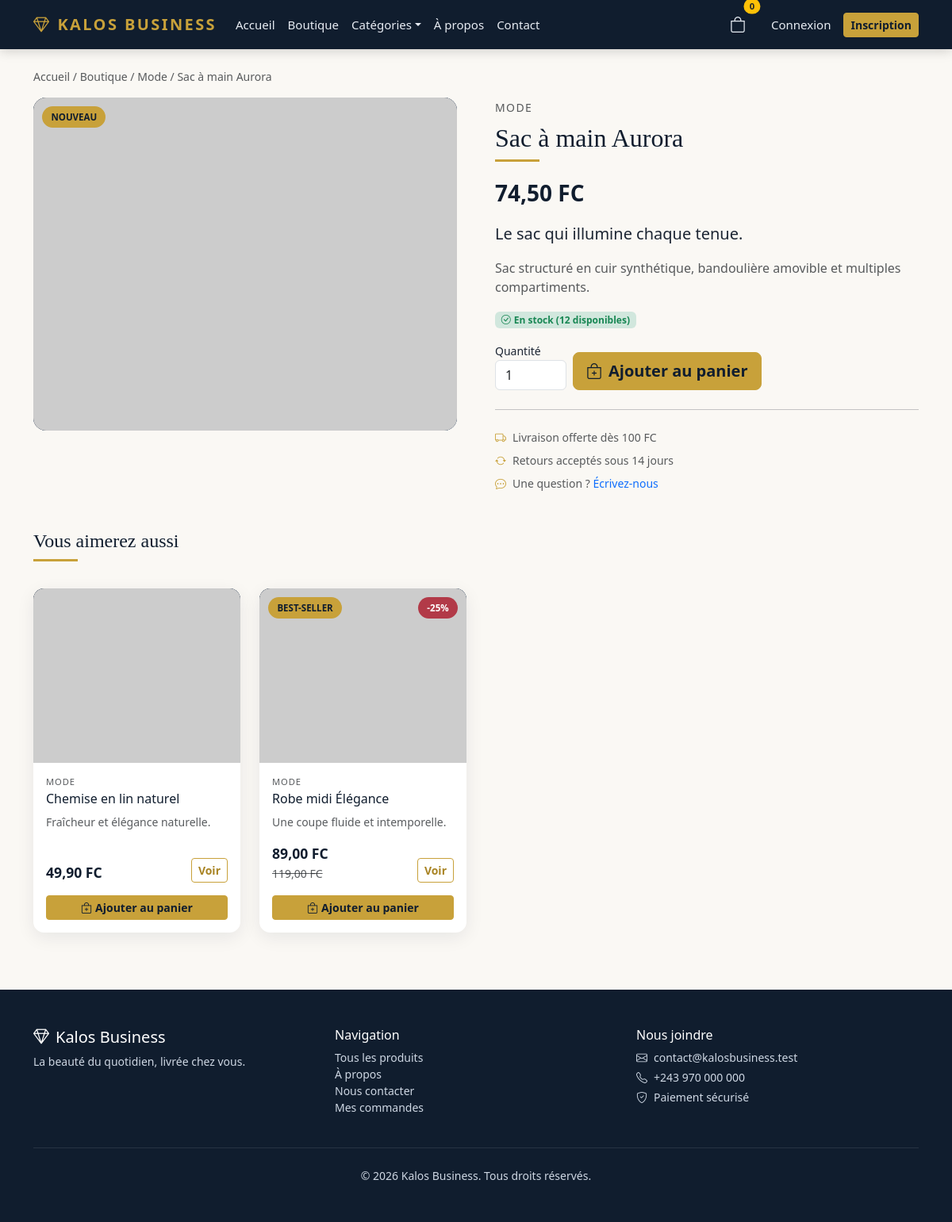
/produit/sac-a-main-aurora/, run on the app's committed database.
### boutique/models.py (models this page shows, shortened)
class Setting(models.Model):
    key = models.CharField(max_length=64, unique=True)
    value = models.TextField(blank=True)
    updated_at = models.DateTimeField('Modifiée le', auto_now=True)
    class Meta:
        verbose_name = 'Paramètre'
        verbose_name_plural = 'Paramètres'

class Product(models.Model):
    BADGE_CHOICES = [
        ('', 'Aucun'),
        ('new', 'Nouveau'),
        ('sale', 'Promotion'),
        ('hit', 'Best-seller'),
    ]
    category = models.ForeignKey(
        Category, verbose_name='Catégorie', on_delete=models.PROTECT, related_name='products'
    )
    name = models.CharField('Nom', max_length=180)
    slug = models.SlugField('Slug', max_length=200, unique=True, blank=True)
    short_description = models.CharField('Description courte', max_length=255, blank=True)
    description = models.TextField('Description détaillée', blank=True)
    price = models.DecimalField(
        'Prix', max_digits=10, decimal_places=2, validators=[MinValueValidator(Decimal('0.01'))]
    )
    old_price = models.DecimalField(
        'Ancien prix', max_digits=10, decimal_places=2, null=True, blank=True
    )
    stock = models.PositiveIntegerField('Stock', default=0)
    image_url = models.URLField('URL de l’image', max_length=500, blank=True)
    badge = models.CharField('Badge', max_length=10, choices=BADGE_CHOICES, blank=True)
    is_active = models.BooleanField('Visible', default=True)
    is_featured = models.BooleanField('À la une', default=False)
    created_at = models.DateTimeField('Créé le', auto_now_add=True)
    updated_at = models.DateTimeField('Modifié le', auto_now=True)
    class Meta:
        verbose_name = 'Produit'
        verbose_name_plural = 'Produits'
        ordering = ['-created_at']
        indexes = [models.Index(fields=['is_active', 'is_featured'])]
    def get_absolute_url(self):
        return reverse('product_detail', args=[self.slug])
    @property
    def in_stock(self):
        return self.stock > 0
    @property
    def discount_percent(self):
        if self.old_price and self.old_price > self.price:
            return int(((self.old_price - self.price) / self.old_price) * 100)
        return 0

class Category(models.Model):
    name = models.CharField('Nom', max_length=120, unique=True)
    slug = models.SlugField('Slug', max_length=140, unique=True, blank=True)
    description = models.TextField('Description', blank=True)
    icon = models.CharField('Icône', max_length=32, default='✨', help_text='Emoji affiché sur la carte catégorie.')
    is_active = models.BooleanField('Active', default=True)
    created_at = models.DateTimeField('Créée le', auto_now_add=True)
    class Meta:
        verbose_name = 'Catégorie'
        verbose_name_plural = 'Catégories'
        ordering = ['name']

### boutique/views.py (the view)
# urls.py: path('produit/<slug:slug>/', views.product_detail, name='product_detail'),
def product_detail(request, slug):
    product = get_object_or_404(Product, slug=slug, is_active=True)
    related = Product.objects.filter(
        is_active=True, category=product.category
    ).exclude(pk=product.pk).select_related('category')[:4]
    return render(
        request,
        'boutique/product_detail.html',
        {'product': product, 'related': related},
    )

### boutique/templates/boutique/product_detail.html (shortened to what this page needs)
{% extends 'boutique/base.html' %}
{% block content %}
<div class="container">
  <nav aria-label="fil d'Ariane" class="small text-muted mb-3">
    <a href="{% url 'home' %}" class="text-decoration-none text-muted">Accueil</a> /
    <a href="{% url 'catalog' %}" class="text-decoration-none text-muted">Boutique</a> /
    <a href="{% url 'catalog' %}?categorie={{ product.category.slug }}" class="text-decoration-none text-muted">{{ product.category.name }}</a> /
    {{ product.name }}
  </nav>
  <div class="row g-5">
    <div class="col-lg-6">
      <div class="product-image rounded" style="height:420px; border-radius:1rem !important;">
        <div class="product-placeholder"><span>{{ product.name|first|upper }}</span></div>
        {% if product.image_url %}
          <img src="{{ product.image_url }}" alt="{{ product.name }}" onerror="this.style.display='none'">
        {% endif %}
        {% if product.badge %}<span class="badge-kalos">{{ product.get_badge_display }}</span>{% endif %}
      </div>
    </div>
    <div class="col-lg-6">
      <small class="text-uppercase text-muted" style="letter-spacing:.1em;">{{ product.category.name }}</small>
      <h1 class="section-title h2 mt-2">{{ product.name }}</h1>
      <div class="mb-3">
        <span class="price-kalos fs-3">{{ product.price }} {{ kalos_currency }}</span>
      </div>
      <p class="lead small">{{ product.short_description }}</p>
      <p class="text-muted">{{ product.description|default:"Un produit soigneusement sélectionné pour vous." }}</p>
      <div class="mb-3">
        {% if product.in_stock %}
          <span class="badge bg-success-subtle text-success"><i class="bi bi-check-circle me-1"></i>En stock ({{ product.stock }} disponibles)</span>
        {% else %}
          <span class="badge bg-danger-subtle text-danger"><i class="bi bi-x-circle me-1"></i>Rupture de stock</span>
        {% endif %}
      </div>
      {% if product.in_stock %}
        <form method="post" action="{% url 'cart_add' %}" class="row g-2 align-items-center">
          <div class="col-auto">
            <label for="qty" class="form-label small mb-0">Quantité</label>
            <input type="number" class="form-control" id="qty" name="quantity" value="1" min="1" max="{{ product.stock }}" style="width:90px;">
          </div>
          <div class="col-auto align-self-end">
            <button type="submit" class="btn btn-kalos btn-lg"><i class="bi bi-bag-plus me-2"></i>Ajouter au panier</button>
          </div>
        </form>
      {% else %}
        <button class="btn btn-secondary btn-lg" disabled>Indisponible</button>
      {% endif %}
      <hr class="my-4">
      <ul class="list-unstyled small text-muted mb-0">
        <li class="mb-2"><i class="bi bi-truck me-2" style="color:#c8a13a;"></i>Livraison offerte dès 100 {{ kalos_currency }}</li>
        <li class="mb-2"><i class="bi bi-arrow-repeat me-2" style="color:#c8a13a;"></i>Retours acceptés sous 14 jours</li>
        <li><i class="bi bi-chat-dots me-2" style="color:#c8a13a;"></i>Une question ? <a href="{% url 'contact' %}" class="text-decoration-none">Écrivez-nous</a></li>
      </ul>
    </div>
  </div>
  {% if related %}
    <section class="mt-5">
      <h2 class="section-title h4 mb-4">Vous aimerez aussi</h2>
      <div class="row g-4">
        {% for item in related %}
          <div class="col-6 col-md-4 col-lg-3">{% include 'boutique/_product_card.html' with product=item %}</div>
        {% endfor %}
      </div>
    </section>
  {% endif %}
</div>
{% endblock %}

### boutique/templates/boutique/base.html (shortened to what this page needs)
{% load static %}
<!doctype html>
<html lang="fr">
<head>
  <link href="https://cdn.jsdelivr.net/npm/bootstrap@5.3.3/dist/css/bootstrap.min.css" rel="stylesheet">
  <link href="https://cdn.jsdelivr.net/npm/bootstrap-icons@1.11.3/font/bootstrap-icons.min.css" rel="stylesheet">
  <link rel="stylesheet" href="{% static 'kalos.css' %}">
</head>
<body>
<nav class="navbar navbar-expand-lg kalos-navbar sticky-top">
  <div class="container">
    <a class="navbar-brand" href="{% url 'home' %}"><i class="bi bi-gem me-2"></i>{{ kalos_name }}</a>
    <div class="collapse navbar-collapse" id="kalosNav">
      <ul class="navbar-nav me-auto mb-2 mb-lg-0">
        <li class="nav-item"><a class="nav-link" href="{% url 'home' %}">Accueil</a></li>
        <li class="nav-item"><a class="nav-link" href="{% url 'catalog' %}">Boutique</a></li>
        {% if nav_categories %}
          <li class="nav-item dropdown">
            <a class="nav-link dropdown-toggle" href="#" role="button" data-bs-toggle="dropdown">Catégories</a>
          </li>
        {% endif %}
        <li class="nav-item"><a class="nav-link" href="{% url 'about' %}">À propos</a></li>
        <li class="nav-item"><a class="nav-link" href="{% url 'contact' %}">Contact</a></li>
      </ul>
      <ul class="navbar-nav ms-auto align-items-lg-center">
        <li class="nav-item me-lg-3">
          <a class="nav-link position-relative" href="{% url 'cart' %}">
            <i class="bi bi-bag fs-5"></i>
            <span class="position-absolute top-0 start-100 translate-middle badge rounded-pill bg-warning text-dark">
              {{ cart.count|default:0 }}
            </span>
          </a>
        </li>
        {% if user.is_authenticated %}
          {% if user.is_staff %}
            <li class="nav-item me-lg-2">
              <a class="nav-link text-warning fw-semibold" href="{% url 'dashboard' %}">
                <i class="bi bi-speedometer2 me-1"></i>Administration
              </a>
            </li>
          {% endif %}
          <li class="nav-item dropdown">
            <a class="nav-link dropdown-toggle" href="#" role="button" data-bs-toggle="dropdown">
              <i class="bi bi-person-circle me-1"></i>{{ user.username }}
              {% if user.is_staff %}<span class="badge bg-warning text-dark ms-1">Admin</span>{% endif %}
            </a>
            <ul class="dropdown-menu dropdown-menu-dark dropdown-menu-lg-end">
              {% if user.is_staff %}
                <li><a class="dropdown-item" href="{% url 'dashboard' %}"><i class="bi bi-speedometer2 me-2"></i>Tableau de bord</a></li>
                <li><a class="dropdown-item" href="/admin/"><i class="bi bi-gear me-2"></i>Interface Django (superuser)</a></li>
                <li><hr class="dropdown-divider"></li>
              {% endif %}
              <li><a class="dropdown-item" href="{% url 'my_orders' %}"><i class="bi bi-box-seam me-2"></i>Mes commandes</a></li>
              <li><a class="dropdown-item" href="{% url 'contact' %}"><i class="bi bi-envelope me-2"></i>Messagerie</a></li>
              <li><hr class="dropdown-divider"></li>
              <li>
                <form method="post" action="{% url 'logout' %}">
                  {% csrf_token %}
                  <button type="submit" class="dropdown-item"><i class="bi bi-box-arrow-right me-2"></i>Déconnexion</button>
                </form>
              </li>
            </ul>
          </li>
        {% else %}
          <li class="nav-item"><a class="nav-link" href="{% url 'login' %}">Connexion</a></li>
          <li class="nav-item"><a class="btn btn-kalos btn-sm ms-lg-2" href="{% url 'register' %}">Inscription</a></li>
        {% endif %}
      </ul>
    </div>
  </div>
</nav>
<main class="py-4">
  {% block content %}{% endblock %}
</main>
<footer class="kalos-footer mt-5 py-5">
  <div class="container">
    <div class="row gy-4">
      <div class="col-md-4">
        <h5 class="text-white"><i class="bi bi-gem me-2"></i>{{ kalos_name }}</h5>
        <p class="small">{{ kalos_tagline }}</p>
      </div>
      <div class="col-md-4">
        <h6 class="text-white">Navigation</h6>
        <ul class="list-unstyled small">
          <li><a href="{% url 'catalog' %}">Tous les produits</a></li>
          <li><a href="{% url 'about' %}">À propos</a></li>
          <li><a href="{% url 'contact' %}">Nous contacter</a></li>
          <li><a href="{% url 'my_orders' %}">Mes commandes</a></li>
        </ul>
      </div>
      <div class="col-md-4">
        <h6 class="text-white">Nous joindre</h6>
        <p class="small mb-1"><i class="bi bi-envelope me-2"></i>{{ kalos_contact_email }}</p>
        <p class="small mb-1"><i class="bi bi-telephone me-2"></i>{{ kalos_contact_phone }}</p>
        <p class="small"><i class="bi bi-shield-check me-2"></i>Paiement sécurisé</p>
      </div>
    </div>
    <hr class="border-secondary my-4">
    <p class="small text-center mb-0">© {% now "Y" %} {{ kalos_name }}. Tous droits réservés.</p>
  </div>
</footer>
</body>
</html>

### boutique/templates/boutique/_product_card.html (shortened to what this page needs)
<div class="card product-card h-100">
  <div class="product-image">
    <div class="product-placeholder"><span>{{ product.name|first|upper }}</span></div>
    {% if product.image_url %}
      <img src="{{ product.image_url }}" alt="{{ product.name }}" loading="lazy" onerror="this.style.display='none'">
    {% endif %}
    {% if product.badge %}<span class="badge-kalos">{{ product.get_badge_display }}</span>{% endif %}
    {% if product.discount_percent %}<span class="discount-kalos">-{{ product.discount_percent }}%</span>{% endif %}
  </div>
  <div class="card-body d-flex flex-column p-3">
    <small class="text-uppercase text-muted" style="font-size:.7rem; letter-spacing:.08em;">{{ product.category.name }}</small>
    <h6 class="card-title mt-1 mb-2"><a href="{{ product.get_absolute_url }}">{{ product.name }}</a></h6>
    <p class="card-text small text-muted flex-grow-1">{{ product.short_description }}</p>
    <div class="d-flex justify-content-between align-items-end">
      <div>
        <span class="price-kalos">{{ product.price }} {{ kalos_currency }}</span>
        {% if product.old_price %}<br><del class="text-muted small">{{ product.old_price }} {{ kalos_currency }}</del>{% endif %}
      </div>
      <a href="{{ product.get_absolute_url }}" class="btn btn-sm btn-outline-kalos">Voir</a>
    </div>
    {% if product.in_stock %}
      <form method="post" action="{% url 'cart_add' %}" class="mt-3">
        <button type="submit" class="btn btn-kalos btn-sm w-100"><i class="bi bi-bag-plus me-1"></i>Ajouter au panier</button>
      </form>
    {% else %}
      <button class="btn btn-secondary btn-sm w-100 mt-3" disabled>Rupture de stock</button>
    {% endif %}
  </div>
</div>

### data on the page
Setting: value "KALOS BUSINESS", value "Kalos Business"
Product: category.name "Mode", name "Sac à main Aurora", badge "NOUVEAU", category.name "MODE", price "74,50", short_description "Le sac qui illumine chaque tenue.", description "Sac structuré en cuir synthétique, bandoulière amovible et multiples compartiments.", stock "12"
Setting: value "FC"
Product: category.name "MODE", name "Chemise en lin naturel", short_description "Fraîcheur et élégance naturelle.", price "49,90"
Product: badge "BEST-SELLER", discount_percent "25", category.name "MODE", name "Robe midi Élégance", short_description "Une coupe fluide et intemporelle.", price "89,00", old_price "119,00"
Setting: value "La beauté du quotidien, livrée chez vous."
Setting: value "contact@kalosbusiness.test"
Setting: value "+243 970 000 000"

### other printed values
{{ cart.count|default:0 }} "0"
